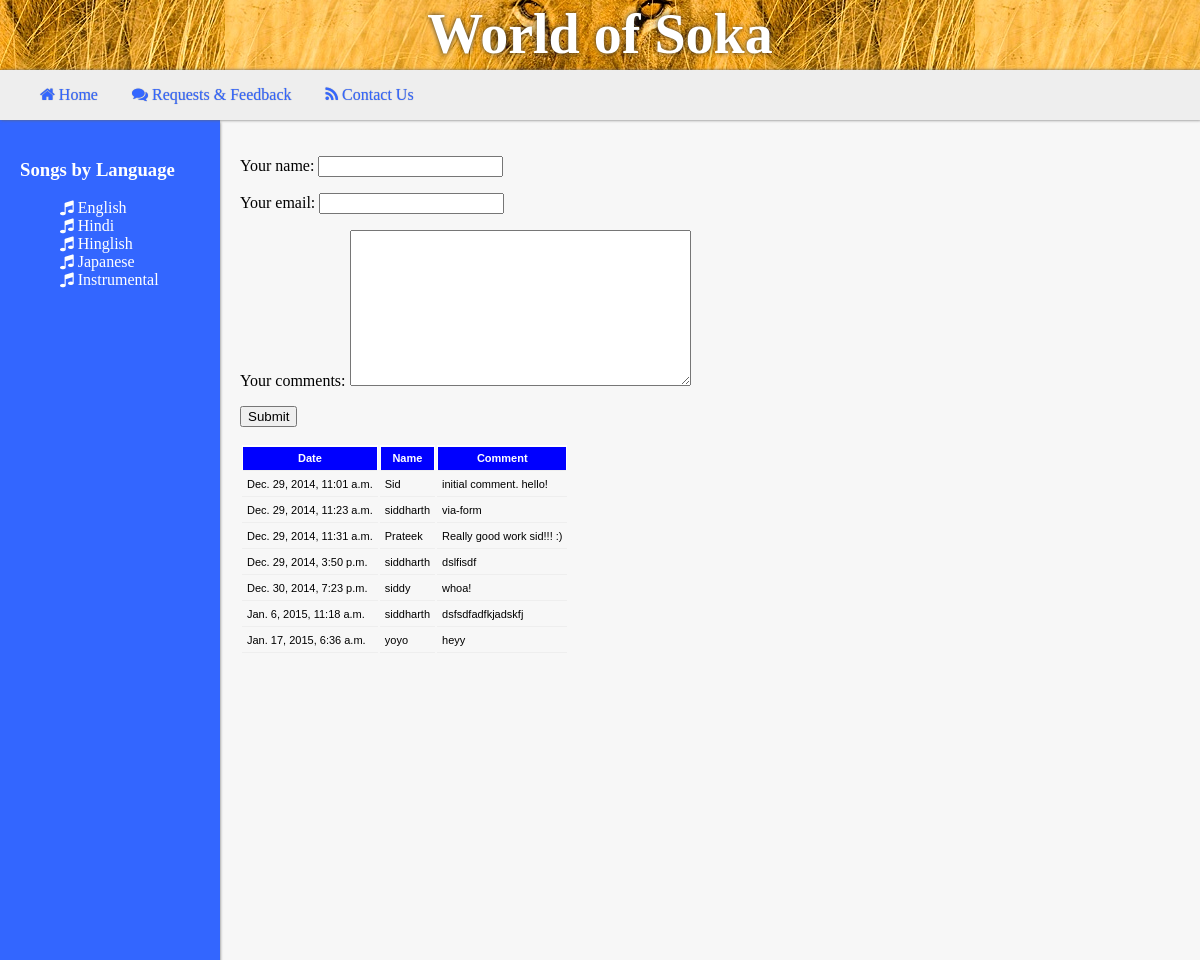
The app's page /feedback/, older data.
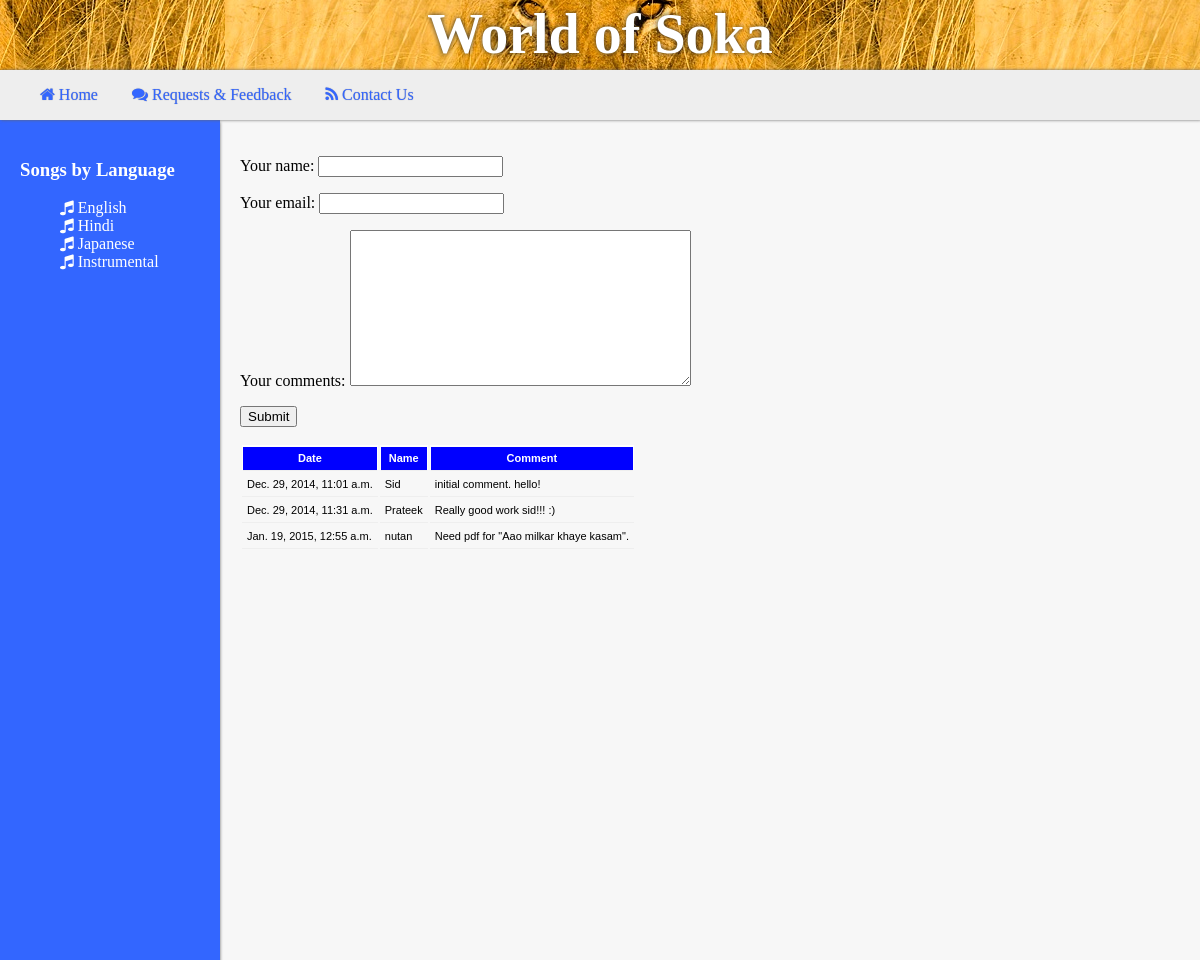
The same page, newer data.
### songs/models.py (models this page shows, shortened)
class Language(models.Model):
	lang_name = models.CharField(max_length=30)

### feedback/models.py (models this page shows, shortened)
class Comment(models.Model):
	commentor_name = models.CharField(max_length=100)
	comment_date = models.DateTimeField('comment date')
	commentor_email = models.CharField(max_length=100)
	comment_text = models.CharField(max_length=5000)

### feedback/views.py (the view)
def get_feedback(request):
	context = songs.views.get_sidebar_context()
	if request.method == 'POST':
		form = FeedbackForm(request.POST)
		if form.is_valid():
			add_form_feedback(form.cleaned_data)
			return HttpResponseRedirect('/feedback/')
	else:
		form = FeedbackForm()
	comments = Comment.objects.all()
	context['feedback_form'] = form
	context['comments'] = comments
	return render(request, 'feedback/index.html', context)

### feedback/views.py
class FeedbackForm(forms.Form):
	your_name = forms.CharField(label='Your name', max_length=50)
	your_email = forms.EmailField(label='Your email', max_length=50)
	your_comment = forms.CharField(label='Your comments',
				widget=forms.Textarea)

### songs/views.py (called while the page is built)
def get_sidebar_context():
	lang_dict = {}
	lang_list = Language.objects.all()
	lang_dict['lang_list'] = lang_list
	return lang_dict

### templates/feedback/index.html (shortened to what this page needs)
{% extends "songs/base.html" %}
{% load staticfiles %}
{% block content %}
<form id="feedback_form" method="post" action={{URL}}/feedback/>
{{feedback_form.as_p}}
<input type="submit" value="Submit"/>
<table id='comments_table'>
<tr>
	<th> Date </th>
	<th> Name </th>
	<th> Comment </th>
</tr>
{% for comment in comments %}
<tr>
	<td> {{comment.comment_date}} </td>
	<td> {{comment.commentor_name}} </td>
	<td> {{comment.comment_text}} </td>
</tr>
{% endfor %}
</table>
{% endblock %}

### templates/songs/base.html (shortened to what this page needs)
{% load staticfiles %}
<html>
<head>
	<link rel="stylesheet" type="text/css" href="/static/style.css" />
	<link href="//maxcdn.bootstrapcdn.com/font-awesome/4.2.0/css/font-awesome.min.css" rel="stylesheet">
</head>
<body>
	<div id="topbar">
		<div id="topbarphoto"></div>
		<h1>World of Soka</h1>
		</div>
	<div id='topmenu'>
		<ul>
			<li> <a href='{{ URL }}/ '><i class='fa fa-home'></i> Home</a> </li>
			<li> <a href='{{ URL }}/feedback '><i class='fa fa-comments'></i> Requests & Feedback</a> </li>
			<li> <a href='{{ URL }}/contact '><i class='fa fa-rss'></i> Contact Us</a> </li>
		</ul>
	</div>
	<div id="maincontentwrapper">
	<div id="maincontent">
			<div id="sidebar">
				{% block sidebar %}
				<h3> Songs by Language </h3>
				<ul>
					{% for lang in lang_list %}
						<li>
						<i class="fa fa-music"> </i>
						<a href="{% url 'songs:lang' lang.lang_name %}"> {{lang.lang_name}} </a>
						</li>
					{% endfor %}
				</ul>
				{% endblock %}
			</div>
			<div id="content" style="">
				{% block content %}
				{% endblock %}
			</div>
	</div>
	</div>
</body>
</html>

### static/style.css (style rules this page uses)
body { font-family:calibri; min-width:1024px; color:black; overflow-y:hidden; }
#topbar { position:absolute; top:0px; left:0px; width:100%; height:70px; color:black; text-align:center; vertical-align:center; font: arial bold; font-size:350%; }
#topbarphoto { position:absolute; background:white url('/static/images/lion.jpg') center; top:0px;left:0px; width:100%;height:100px; }
#topbar h1 { position:absolute; background-color:transparent; width:100%; text-align:center; margin:2px 0px; padding:0px; font-size:56px; color:white; text-shadow:0px 0px 5px #333; }
#topmenu { position:absolute; left:0px; width:100%; top:70px; height:50px; background-color:#EEE; box-shadow:1px 0px 3px #666; z-index:3; }
#topmenu a { color:#3366FF; text-decoration:none; font-family:calibri; text-shadow:0px 0px 1px #999; transition:all 0.2s ease-out; }
#topmenu li { color:black; display:inline; list-style-type:none; padding-right:30px; }
#maincontentwrapper { position:absolute; left:0px; width:100%; top:120px; height:calc(100% - 120px); }
#maincontent { min-width:1024px; margin:0px auto; height:100%; }
#sidebar { width:180px; height:100%; float:left; background-color:#3366FF; color:white; padding:20px; box-shadow:0px 2px 3px #666; position:relative; z-index:2; }
#sidebar ul { list-style-type:none; }
#sidebar li a { color: white; border: 2px; text-transform:capitalize; }
#content { padding:20px; width:calc(100% - 260px); float:left; background: #f7f7f7; height:calc(100% - 40px); overflow-y:auto; position:relative; z-index:1; }
#comments_table td, th { font-size: 11px; line-height: 13px; border-bottom: 1px solid #EEE; vertical-align: top; padding: 5px; font-family: "Lucida Grande",Verdana,Arial,sans-serif; }
#comments_table th { border-top:solid 2px; border-right:solid 1px; border-left:solid 1px; background:blue; color:white; }
#feedback_form { color:black; }
a { color:darkgreen; text-decoration:none; font-family:calibri; transition:all 0.2s ease-out; }

Row changes from the older to the newer data that the page shows:
removed Language: lang_name "Hinglish"
removed Comment: comment_date "Dec. 29, 2014, 11:23 a.m.", commentor_name "siddharth", comment_text "via-form"
removed Comment: comment_date "Dec. 29, 2014, 3:50 p.m.", commentor_name "siddharth", comment_text "dslfisdf"
removed Comment: comment_date "Dec. 30, 2014, 7:23 p.m.", commentor_name "siddy", comment_text "whoa!"
removed Comment: comment_date "Jan. 6, 2015, 11:18 a.m.", commentor_name "siddharth", comment_text "dsfsdfadfkjadskfj"
removed Comment: comment_date "Jan. 17, 2015, 6:36 a.m.", commentor_name "yoyo", comment_text "heyy"
added Comment: comment_date "Jan. 19, 2015, 12:55 a.m.", commentor_name "nutan", comment_text "Need pdf for \"Aao milkar khaye kasam\"."
